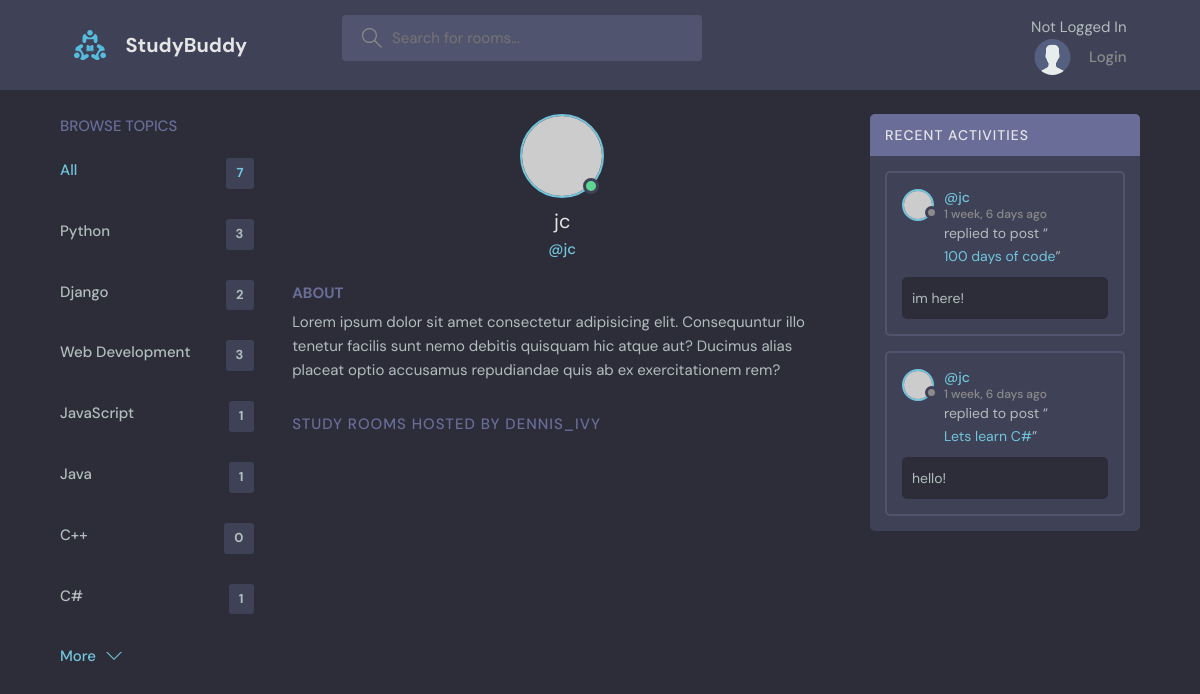
The page /profile/4/ on the database its author committed.
### base/models.py (models this page shows, shortened)
class Topic(models.Model):
    name = models.CharField(max_length=200)

class Message(models.Model):
    user = models.ForeignKey(
        User,
        on_delete=models.CASCADE
    )
    room = models.ForeignKey(
        Room,
        on_delete=models.CASCADE
    )
    body = models.TextField()
    updated = models.DateTimeField(auto_now=True)
    created = models.DateTimeField(auto_now_add=True)
    class Meta:
        ordering = ['-updated', '-created']
    def __str__(self):
        return self.body[0:50]

class Room(models.Model):
    host = models.ForeignKey(
        User,
        on_delete=models.SET_NULL, null=True
        )
    topic = models.ForeignKey(
        Topic,
        on_delete=models.SET_NULL, null=True
        )
    name = models.CharField(max_length=200)
    description = models.TextField(null=True, blank=True)
    participants = models.ManyToManyField(User, related_name='participants', blank=True)
    updated = models.DateTimeField(auto_now=True)
    created = models.DateTimeField(auto_now_add=True)
    class Meta:
        ordering = ['-updated', '-created']
    def __str__ (self):
        return self.name

### base/views.py (the view)
# urls.py: path('profile/<str:pk>/', views.userProfile, name="user-profile"),
def userProfile(request, pk):
    user = User.objects.get(id=pk)
    rooms = user.room_set.all()
    room_messages = user.message_set.all()
    topics = Topic.objects.all()
    context = {'user': user, 'rooms': rooms, 'room_messages': room_messages, 'topics': topics}
    return render(request, 'base/profile.html', context)

### base/templates/base/profile.html (shortened to what this page needs)
{% extends 'main.html' %}
{% block content %}
  <main class="profile-page layout layout--3">
    <div class="container">
      {% include 'base/topics_component.html' %}
      <div class="roomList">
        <div class="profile">
          <div class="profile__avatar">
            <div class="avatar avatar--large active">
              <img src="https://randomuser.me/api/portraits/men/11.jpg" />
            </div>
          </div>
          <div class="profile__info">
            <h3>{{user.username}}</h3>
            <p>@{{user.username}}</p>
          </div>
          <div class="profile__about">
            <h3>About</h3>
            <p>
              Lorem ipsum dolor sit amet consectetur adipisicing elit. Consequuntur illo tenetur
              facilis sunt nemo debitis quisquam hic atque aut? Ducimus alias placeat optio
              accusamus repudiandae quis ab ex exercitationem rem?
            </p>
          </div>
        </div>
        <div class="roomList__header">
          <div>
            <h2>Study Rooms Hosted by dennis_ivy</a>
            </h2>
          </div>
        </div>
      </div>
      {% include 'base/activity_component.html' %}
    </div>
  </main>
{% endblock content %}

### base/templates/base/topics_component.html
<div class="topics">
    <div class="topics__header">
      <h2>Browse Topics</h2>
    </div>
    <ul class="topics__list">
      <li>
        <a href="{% url 'home' %}" class="active">All <span>{{topics.count}}</span></a>
      </li>
      {% for topic in topics%}
      <li>
        <a href="{% url 'home' %}?q={{topic.name}}"> {{topic.name}} <span>{{topic.room_set.count}}</span></a>
      </li>
      {% endfor %}
    <a class="btn btn--link" href="{% url 'topics' %}">
      More
      <svg version="1.1" xmlns="http://www.w3.org/2000/svg" width="32" height="32" viewBox="0 0 32 32">
        <title>chevron-down</title>
        <path d="M16 21l-13-13h-3l16 16 16-16h-3l-13 13z"></path>
      </svg>
    </a>
  </div>

### base/templates/base/activity_component.html (shortened to what this page needs)
<div class="activities">
    <div class="activities__header">
      <h2>Recent Activities</h2>
    </div>
    {% for message in room_messages %}
    <div class="activities__box">
      <div class="activities__boxHeader roomListRoom__header">
        <a href="{% url 'user-profile' message.user.id %}" class="roomListRoom__author">
          <div class="avatar avatar--small">
            <img src="https://randomuser.me/api/portraits/women/11.jpg" />
          </div>
          <p>
            @{{message.user}}
            <span>{{message.created|timesince}} ago</span>
          </p>
        </a>
      </div>
      <div class="activities__boxContent">
        <p>replied to post “<a href="{% url 'room' message.room.id %}">{{message.room}}</a>”</p>
        <div class="activities__boxRoomContent">
            {{message}}
        </div>
      </div>
    </div>
    {% endfor %}
  </div>

### rows shown on the page
Topic: name "Python", room_set.count "3"
Topic: name "Django", room_set.count "2"
Topic: name "Web Development", room_set.count "3"
Topic: name "JavaScript", room_set.count "1"
Topic: name "Java", room_set.count "1"
Topic: name "C++", room_set.count "0"
Topic: name "C#", room_set.count "1"
Message: user "jc", created "1 week, 6 days", room "100 days of code", body "im here!"
Message: user "jc", created "1 week, 6 days", room "Lets learn C#", body "hello!"

### other values the page prints
{{ topics.count }} "7"
{{ user.username }} "jc"
